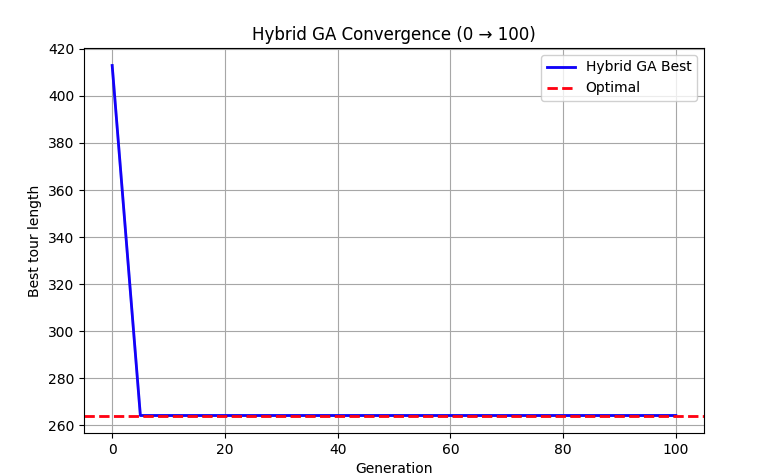

Here is the Python script that generated this plot:
import random
import math
import itertools
import matplotlib.pyplot as plt

# ============================
#  Hybrid GA cho bài toán TSP
# ============================

# ----- Hàm cơ bản -----
def distance_matrix(coords):
    n = len(coords)
    dist = [[0.0]*n for _ in range(n)]
    for i in range(n):
        x1, y1 = coords[i]
        for j in range(n):
            x2, y2 = coords[j]
            dist[i][j] = math.hypot(x1 - x2, y1 - y2)
    return dist

def tour_length(tour, dist):
    return sum(dist[tour[i]][tour[(i+1)%len(tour)]] for i in range(len(tour)))

def fitness(tour, dist):
    L = tour_length(tour, dist)
    return float("inf") if L == 0 else 1.0 / L

# ----- GA operators -----
def random_tour(n_cities):
    tour = list(range(n_cities))
    random.shuffle(tour)
    return tour

def tournament_selection(population, fitnesses, k=3):
    best_idx = None
    for _ in range(k):
        idx = random.randrange(len(population))
        if best_idx is None or fitnesses[idx] > fitnesses[best_idx]:
            best_idx = idx
    return population[best_idx][:]

def order_crossover(p1, p2):
    size = len(p1)
    c1, c2 = [None]*size, [None]*size
    i, j = sorted(random.sample(range(size), 2))

    c1[i:j+1] = p1[i:j+1]
    c2[i:j+1] = p2[i:j+1]

    def fill(child, parent):
        pos = (j+1) % size
        for gene in parent:
            if gene not in child:
                child[pos] = gene
                pos = (pos+1) % size

    fill(c1, p2)
    fill(c2, p1)
    return c1, c2

def swap_mutation(tour, pm):
    if random.random() < pm:
        i, j = random.sample(range(len(tour)), 2)
        tour[i], tour[j] = tour[j], tour[i]
    return tour

# ----- Local Search: 2-opt -----
def two_opt(tour, dist):
    best = tour[:]
    best_len = tour_length(tour, dist)
    improved = True
    while improved:
        improved = False
        for i in range(1, len(best)-2):
            for j in range(i+1, len(best)-1):
                new_tour = best[:]
                new_tour[i:j+1] = reversed(new_tour[i:j+1])
                new_len = tour_length(new_tour, dist)
                if new_len < best_len:
                    best, best_len = new_tour, new_len
                    improved = True
    return best

# ============================================
#     TÍNH GIÁ TRỊ ĐÚNG (BRUTE FORCE)
# ============================================
def compute_optimal_solution(n_cities, dist):
    print("\n>>> Đang brute-force... ")
    best_len = float("inf")
    best_tour = None

    for perm in itertools.permutations(range(n_cities)):
        L = tour_length(perm, dist)
        if L < best_len:
            best_len = L
            best_tour = perm

    print(">>> Optimal length =", best_len)
    print(">>> Optimal tour   =", best_tour)
    return best_len, best_tour

# ----- Hybrid GA chính -----
def hybrid_ga_tsp(coords, pop_size=80, generations=400, pc=0.9, pm=0.2,
                  tournament_k=3, local_search_rate=1.0, verbose=True,
                  max_plot_gen=100, convergence_interval=5):

    n_cities = len(coords)
    dist = distance_matrix(coords)

    # ======= TÍNH NGHIỆM ĐÚNG TRƯỚC =======
    optimal_len, optimal_tour = compute_optimal_solution(n_cities, dist)

    # ======= KHỞI TẠO QUẦN THỂ =======
    population = [random_tour(n_cities) for _ in range(pop_size)]
    best_tour = None
    best_len = float("inf")
    convergence = []
    gen_list = []

    for gen in range(generations):
        fitnesses = [fitness(t, dist) for t in population]

        # Cập nhật best
        for t in population:
            L = tour_length(t, dist)
            if L < best_len:
                best_len = L
                best_tour = t[:]

        # Thu thập dữ liệu hội tụ
        if gen <= max_plot_gen and (gen % convergence_interval == 0 or gen == max_plot_gen):
            convergence.append(best_len)
            gen_list.append(gen)

        if verbose and gen % 50 == 0:
            print(f"Gen {gen:4d} - Best length: {best_len:.4f}")

        new_pop = []
        while len(new_pop) < pop_size:
            p1 = tournament_selection(population, fitnesses, k=tournament_k)
            p2 = tournament_selection(population, fitnesses, k=tournament_k)

            c1, c2 = (order_crossover(p1, p2) if random.random() < pc else (p1[:], p2[:]))
            c1, c2 = swap_mutation(c1, pm), swap_mutation(c2, pm)

            if random.random() < local_search_rate:
                c1 = two_opt(c1, dist)
            if len(new_pop)+1 < pop_size and random.random() < local_search_rate:
                c2 = two_opt(c2, dist)

            new_pop.append(c1)
            if len(new_pop) < pop_size:
                new_pop.append(c2)

        population = new_pop

    # ======= HIỂN THỊ KẾT QUẢ =======
    print("\n===== KẾT QUẢ CUỐI CÙNG =====")
    print("Best GA tour:   ", best_tour)
    print("Best GA length: ", best_len)

    # ======= VẼ SƠ ĐỒ HỘI TỤ =======
    plt.figure(figsize=(8,5))
    plt.plot(gen_list, convergence, 'b-', linewidth=2, label="Hybrid GA Best")
    plt.axhline(optimal_len, color='red', linestyle='--', linewidth=2, label="Optimal")
    plt.xlabel("Generation")
    plt.ylabel("Best tour length")
    plt.title(f"Hybrid GA Convergence (0 → {max_plot_gen})")
    plt.grid(True)
    plt.legend()
    plt.show()

    return best_tour, best_len, optimal_len


# ----- Chạy thử -----
if __name__ == "__main__":
    random.seed(42)
    n_cities = 10       # brute-force tốt nhất là n <= 10
    coords = [(random.uniform(0, 100), random.uniform(0, 100)) for _ in range(n_cities)]

    best_tour, best_len, optimal = hybrid_ga_tsp(
        coords,
        pop_size=80,
        generations=400,
        pc=0.9,
        pm=0.2,
        tournament_k=3,
        local_search_rate=1.0,
        verbose=True,
        max_plot_gen=100,
        convergence_interval=5
    )
